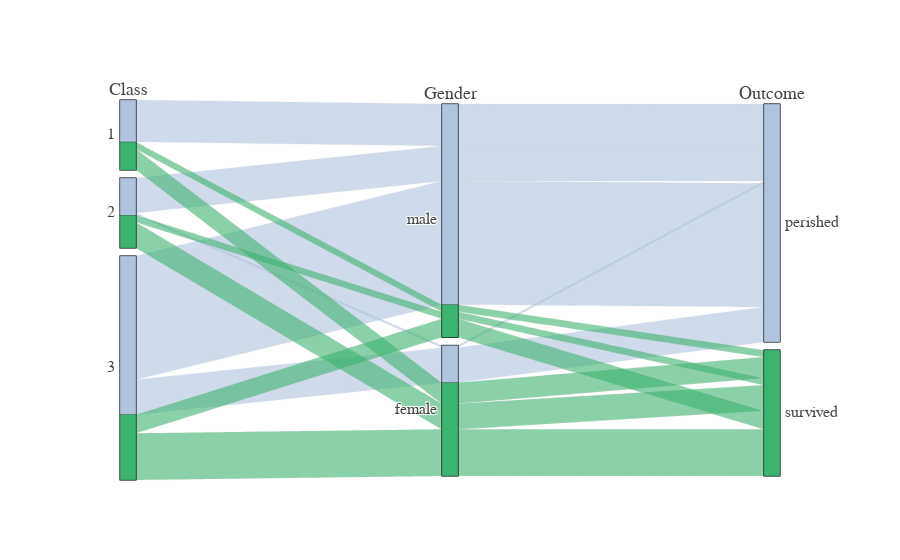

The notebook cell this image was saved under:
### Markdown cell above
#### Mutli-Color Parallel Categories Diagram
The color of the ribbons can be specified with the `line.color` property.  Similar to other trace types, this property may be set to an array of numbers, which are then mapped to colors according to the the colorscale specified in the `line.colorscale` property.

Here is an example of visualizing the survival rate of passengers in the titanic dataset, where the ribbons are colored based on survival outcome.

By setting the `hoveron` property to `'color'` and the `hoverinfo` property to `'count+probability'` the tooltips now display count and probability information for each color (survival outcome) per category.

By setting the `arrangement` property to `'freeform'` it is now possible to drag categories horizontally to reorder dimensions as well as vertically to reorder categories within the dimension.

### Code cell
titanic_df = pd.read_csv(
    "https://raw.githubusercontent.com/plotly/datasets/master/titanic.csv")

# Create dimensions
class_dim = go.parcats.Dimension(
    values=titanic_df.Pclass,
    categoryorder='category ascending',
    label="Class"
)

gender_dim = go.parcats.Dimension(
    values=titanic_df.Sex,
    label="Gender"
)

survival_dim = go.parcats.Dimension(
  values=titanic_df.Survived,
  label="Outcome",
  categoryarray=[0, 1],
  ticktext=['perished', 'survived'],
)

# Create parcats trace
color = titanic_df.Survived;
colorscale = [[0, 'lightsteelblue'], [1, 'mediumseagreen']];

data = [
    go.Parcats(
        dimensions=[class_dim, gender_dim, survival_dim],
        line={'color': color,
              'colorscale': colorscale},
        hoveron='color',
        hoverinfo='count+probability',
        labelfont={'size': 18, 'family': 'Times'},
        tickfont={'size': 16, 'family': 'Times'},
        arrangement='freeform'
    )
]

# Display figure
iplot(data)

### Figure 1 — Plotly figure (JSON) as saved in the notebook; plotly's stock layout.template omitted (floating-point values rounded to 4 significant figures; data arrays with more than 128 entries replaced by an {"elided": "..."} marker saying what was removed)
{"data": [{"uid": "e8c2a7dc-2804-4349-9019-1bed422fde56", "line": {"color": {"elided": "156 int values"}, "colorscale": [[0, "lightsteelblue"], [1, "mediumseagreen"]]}, "type": "parcats", "hoveron": "color", "tickfont": {"size": 16, "family": "Times"}, "hoverinfo": "count+probability", "labelfont": {"size": 18, "family": "Times"}, "dimensions": [{"label": "Class", "values": {"elided": "156 int values"}, "categoryorder": "category ascending"}, {"label": "Gender", "values": {"elided": "156 str values"}}, {"label": "Outcome", "values": {"elided": "156 int values"}, "ticktext": ["perished", "survived"], "categoryarray": [0, 1]}], "arrangement": "freeform"}], "layout": {}}
